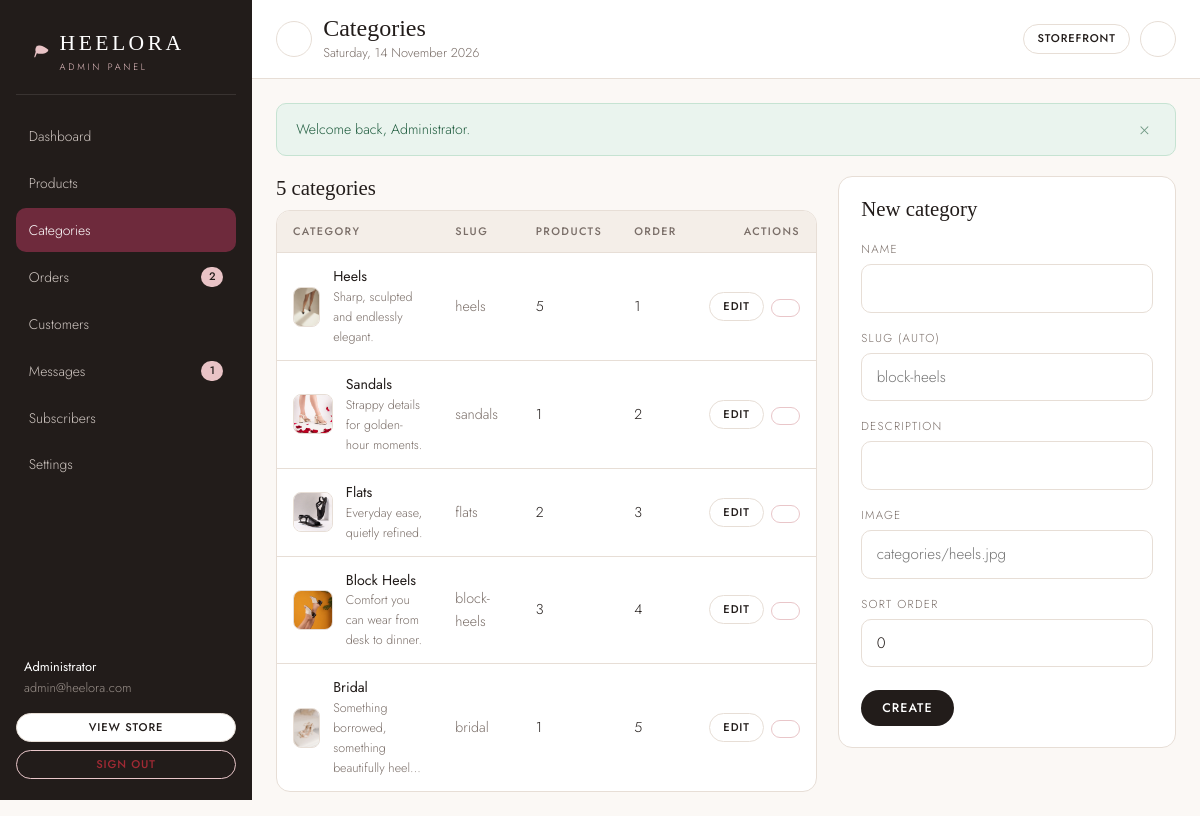
The app's page /admin/categories.php (signed in) with its own data.
### tables this page shows
CREATE TABLE categories (
    id          INTEGER PRIMARY KEY AUTOINCREMENT,
    name        TEXT NOT NULL,
    slug        TEXT NOT NULL UNIQUE,
    description TEXT DEFAULT '',
    image       TEXT DEFAULT '',
    sort_order  INTEGER DEFAULT 0,
    created_at  TEXT DEFAULT CURRENT_TIMESTAMP
);

### includes/db.php (called while the page is built, shortened)
<?php
function db(): PDO
{
    static $pdo = null;
    if ($pdo instanceof PDO) {
        return $pdo;
    }
    $pdo = new PDO('sqlite:' . DB_FILE, null, null, [
        PDO::ATTR_ERRMODE            => PDO::ERRMODE_EXCEPTION,
        PDO::ATTR_DEFAULT_FETCH_MODE => PDO::FETCH_ASSOC,
        PDO::ATTR_EMULATE_PREPARES   => false,
    ]);
    $pdo->exec('PRAGMA foreign_keys = ON');
    $pdo->exec('PRAGMA journal_mode = WAL');
    return $pdo;
}

### admin/includes/auth.php (called while the page is built, shortened)
<?php
function admin_user(): ?array
{
    $stmt = db()->prepare('SELECT * FROM admins WHERE id = ?');
    $stmt->execute([(int) $_SESSION['admin_id']]);
    $row = $stmt->fetch();
    return $row ?: null;
}
function require_admin(): array
{
    $admin = admin_user();
    return $admin;
}
function admin_url(string $path = ''): string
{
    return url('admin/' . ltrim($path, '/'));
}

### admin/categories.php (the view, shortened to what this page needs)
<?php
require_once __DIR__ . '/includes/auth.php';
$admin = require_admin();
$pdo = db();
$editing = null;
$categories = $pdo->query(
    'SELECT c.*, (SELECT COUNT(*) FROM products p WHERE p.category_id = c.id) AS product_count
     FROM categories c ORDER BY c.sort_order, c.name'
)->fetchAll();
$admin_title  = 'Categories';
$admin_active = 'categories';
require __DIR__ . '/includes/header.php';
?>
<div class="cols">
    <div>
        <div class="admin-card__head" style="margin-bottom:.6rem">
            <h2 class="admin-card__title"><?= count($categories) ?> categories</h2>
        </div>
        <?php if (!$categories): ?>
            <div class="admin-card"><div class="empty"><p>No categories yet. Add one on the right.</p></div></div>
        <?php else: ?>
            <div class="table-wrap">
                <table class="admin-table">
                    <thead>
                        <tr>
                            <th>Category</th>
                            <th>Slug</th>
                            <th>Products</th>
                            <th>Order</th>
                            <th class="ta-right">Actions</th>
                        </tr>
                    </thead>
                    <tbody>
                        <?php foreach ($categories as $cat): ?>
                            <tr>
                                <td>
                                    <div style="display:flex;align-items:center;gap:.8rem">
                                        <img class="thumb" style="width:40px;height:40px;border-radius:8px" src="<?= e(category_image($cat['image'])) ?>" alt="<?= e($cat['name']) ?>">
                                        <div>
                                            <span class="cell-strong"><?= e($cat['name']) ?></span>
                                            <span class="cell-sub" style="display:block"><?= e(excerpt((string) $cat['description'], 46)) ?></span>
                                        </div>
                                    </div>
                                </td>
                                <td class="cell-sub"><?= e($cat['slug']) ?></td>
                                <td><?= (int) $cat['product_count'] ?></td>
                                <td><?= (int) $cat['sort_order'] ?></td>
                                <td>
                                    <div class="admin-table__actions">
                                        <a class="btn btn--light btn--sm" href="<?= e(admin_url('categories.php?edit=' . (int) $cat['id'])) ?>"><?= icon('edit') ?> Edit</a>
                                        <form method="post" action="<?= e(admin_url('categories.php')) ?>" data-confirm="Delete “<?= e($cat['name']) ?>”?">
                                            <button type="submit" class="btn btn--danger btn--sm"><?= icon('trash') ?></button>
                                        </form>
                                    </div>
                                </td>
                            </tr>
                        <?php endforeach; ?>
                    </tbody>
                </table>
            </div>
        <?php endif; ?>
    </div>
    <div class="admin-card">
        <div class="admin-card__head">
            <h2 class="admin-card__title"><?= $editing ? 'Edit category' : 'New category' ?></h2>
        </div>
        <form method="post" action="<?= e(admin_url('categories.php')) ?>">
            <div class="field">
                <label class="field__label" for="c-name">Name</label>
                <input class="input" type="text" id="c-name" name="name" value="<?= e($editing['name'] ?? '') ?>" data-slug-source="#c-slug" required>
            </div>
            <div class="field">
                <label class="field__label" for="c-slug">Slug <span class="text-muted">(auto)</span></label>
                <input class="input" type="text" id="c-slug" name="slug" value="<?= e($editing['slug'] ?? '') ?>" placeholder="block-heels">
            </div>
            <div class="field">
                <label class="field__label" for="c-desc">Description</label>
                <input class="input" type="text" id="c-desc" name="description" value="<?= e($editing['description'] ?? '') ?>">
            </div>
            <div class="field">
                <label class="field__label" for="c-image">Image</label>
                <input class="input" type="text" id="c-image" name="image" value="<?= e($editing['image'] ?? '') ?>" placeholder="categories/heels.jpg">
            </div>
            <div class="field">
                <label class="field__label" for="c-sort">Sort order</label>
                <input class="input" type="number" id="c-sort" name="sort_order" value="<?= e((string) ($editing['sort_order'] ?? 0)) ?>">
            </div>
            <div class="form-actions">
                <button type="submit" class="btn btn--dark"><?= $editing ? 'Save' : 'Create' ?></button>
            </div>
        </form>
    </div>
</div>
<?php require __DIR__ . '/includes/footer.php'; ?>

### admin/includes/header.php (shortened to what this page needs)
<?php
$admin_title  = $admin_title ?? 'Dashboard';
$admin_active = $admin_active ?? 'dashboard';
$admin        = $admin ?? admin_user();
$pendingCount = (int) db()->query("SELECT COUNT(*) FROM orders WHERE status = 'pending'")->fetchColumn();
$unreadCount  = (int) db()->query('SELECT COUNT(*) FROM messages WHERE is_read = 0')->fetchColumn();
$adminNav = [
    ['label' => 'Dashboard',   'href' => 'index.php',       'key' => 'dashboard',  'icon' => 'grid'],
    ['label' => 'Products',    'href' => 'products.php',    'key' => 'products',   'icon' => 'box'],
    ['label' => 'Categories',  'href' => 'categories.php',  'key' => 'categories', 'icon' => 'layers'],
    ['label' => 'Orders',      'href' => 'orders.php',      'key' => 'orders',     'icon' => 'receipt', 'count' => $pendingCount],
    ['label' => 'Customers',   'href' => 'customers.php',   'key' => 'customers',  'icon' => 'users'],
    ['label' => 'Messages',    'href' => 'messages.php',    'key' => 'messages',   'icon' => 'mail', 'count' => $unreadCount],
    ['label' => 'Subscribers', 'href' => 'subscribers.php', 'key' => 'subscribers','icon' => 'sparkle'],
    ['label' => 'Settings',    'href' => 'settings.php',    'key' => 'settings',   'icon' => 'shield'],
];
?>
<!DOCTYPE html>
<html lang="en">
<head>
    <link rel="stylesheet" href="<?= e(asset('css/admin.css')) ?>">
</head>
<body>
<div class="admin-body">
    <aside class="admin-sidebar" data-admin-sidebar>
        <div class="admin-brand">
            <span><?= heel_glyph() ?></span>
            <span>
                <span class="admin-brand__name">HEELORA</span>
                <span class="admin-brand__sub">Admin panel</span>
            </span>
        </div>
        <nav class="admin-nav" aria-label="Admin">
            <?php foreach ($adminNav as $item): ?>
                <a href="<?= e(admin_url($item['href'])) ?>" class="<?= $admin_active === $item['key'] ? 'is-active' : '' ?>">
                    <span><?= e($item['label']) ?></span>
                    <?php if (!empty($item['count'])): ?>
                        <span class="admin-nav__count"><?= (int) $item['count'] ?></span>
                    <?php endif; ?>
                </a>
            <?php endforeach; ?>
        </nav>
        <div class="admin-sidebar__foot">
            <div class="admin-sidebar__user">
                <strong><?= e($admin['name'] ?? 'Administrator') ?></strong>
                <?= e($admin['email'] ?? '') ?>
            </div>
            <a class="btn btn--light btn--sm" href="<?= e(url('index.php')) ?>" target="_blank" rel="noopener"><?= icon('external') ?> View store</a>
            <a class="btn btn--danger btn--sm" href="<?= e(admin_url('logout.php')) ?>"><?= icon('logout') ?> Sign out</a>
        </div>
    </aside>
    <div class="admin-main">
        <header class="admin-topbar">
            <div style="display:flex;align-items:center;gap:.7rem">
                <button class="icon-btn admin-menu-btn" type="button" data-admin-menu aria-label="Open menu"><?= icon('menu') ?></button>
                <div>
                    <h1 class="admin-topbar__title"><?= e($admin_title) ?></h1>
                    <p class="admin-topbar__sub mb-0"><?= e(date('l, j F Y')) ?></p>
                </div>
            </div>
            <div class="admin-topbar__actions">
                <a class="btn btn--light btn--sm" href="<?= e(url('index.php')) ?>" target="_blank" rel="noopener">Storefront <?= icon('external') ?></a>
                <a class="icon-btn" href="<?= e(admin_url('logout.php')) ?>" aria-label="Sign out"><?= icon('logout') ?></a>
            </div>
        </header>
        <div class="admin-content">
            <?= flash_render() ?>

### records on screen
categories: image (picture), name "Heels", description "Sharp, sculpted and endlessly elegant.", slug "heels", product_count "5", sort_order "1"
categories: image (picture), name "Sandals", description "Strappy details for golden-hour moments.", slug "sandals", product_count "1", sort_order "2"
categories: image (picture), name "Flats", description "Everyday ease, quietly refined.", slug "flats", product_count "2", sort_order "3"
categories: image (picture), name "Block Heels", description "Comfort you can wear from desk to dinner.", slug "block-heels", product_count "3", sort_order "4"
categories: image (picture), name "Bridal", description "Something borrowed, something beautifully heel…", slug "bridal", product_count "1", sort_order "5"

### other values on screen
$item['label'] "Dashboard"
$item['label'] "Products"
$item['label'] "Categories"
$item['label'] "Orders"
$item['count'] "2"
$item['label'] "Customers"
$item['label'] "Messages"
$item['count'] "1"
$item['label'] "Subscribers"
$item['label'] "Settings"
$admin['name'] "Administrator"
$admin['email'] "admin@heelora.com"
$admin_title "Categories"
$message "Welcome back, Administrator."
count($categories) "5"
